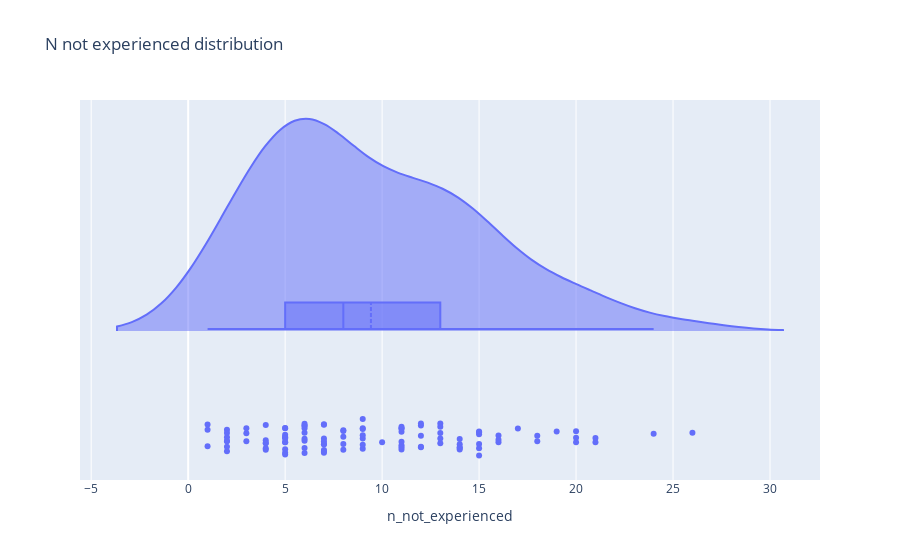

Here is the notebook cell this chart was saved with:
### Markdown cell above
in Only n not exp > 0

sample a participant, then sample a not experienced activity
n leaps mean = 1.01, std = 0.03, min = 1, max = 1.14

### Code cell
fig = go.Figure()

fig.add_trace(
    go.Violin(
        x = participant_data[mask_0]["n_not_experienced"],
        side="positive",
        pointpos= -0.5,
        name = ""
    )
)
fig.update_traces(meanline_visible=True,
                  box_visible=True,
                  points='all', # show all points
                  jitter=0.1,  # add some jitter on points for better visibility
                  scalemode='count') #scale violin plot area with total count

fig.update_layout(
    title_text="N not experienced distribution",
    violingap=0, violingroupgap=0.5, violinmode='overlay',
    xaxis_title="n_not_experienced")
fig.show()

### Figure 1 — Plotly figure (JSON) as saved in the notebook; plotly's stock layout.template omitted (floating-point values rounded to 4 significant figures)
{"data": [{"box": {"visible": true}, "jitter": 0.1, "meanline": {"visible": true}, "name": "", "pointpos": -0.5, "points": "all", "scalemode": "count", "side": "positive", "type": "violin", "x": [9, 9, 6, 18, 21, 7, 11, 14, 13, 20, 7, 16, 11, 1, 5, 10, 6, 4, 9, 8, 6, 8, 9, 20, 11, 11, 14, 2, 6, 15, 5, 4, 14, 2, 18, 11, 15, 8, 3, 9, 12, 7, 5, 20, 12, 2, 7, 5, 16, 24, 12, 3, 13, 5, 14, 12, 6, 6, 19, 13, 3, 4, 26, 8, 1, 4, 11, 12, 16, 17, 2, 11, 21, 6, 13, 14, 15, 4, 2, 2, 4, 15, 7, 15, 5, 7, 13, 11, 1, 5, 6, 15, 5, 7, 7, 5, 6, 5, 8, 9, 5, 2, 9, 7]}], "layout": {"title": {"text": "N not experienced distribution"}, "violingap": 0, "violingroupgap": 0.5, "violinmode": "overlay", "xaxis": {"title": {"text": "n_not_experienced"}}}}
